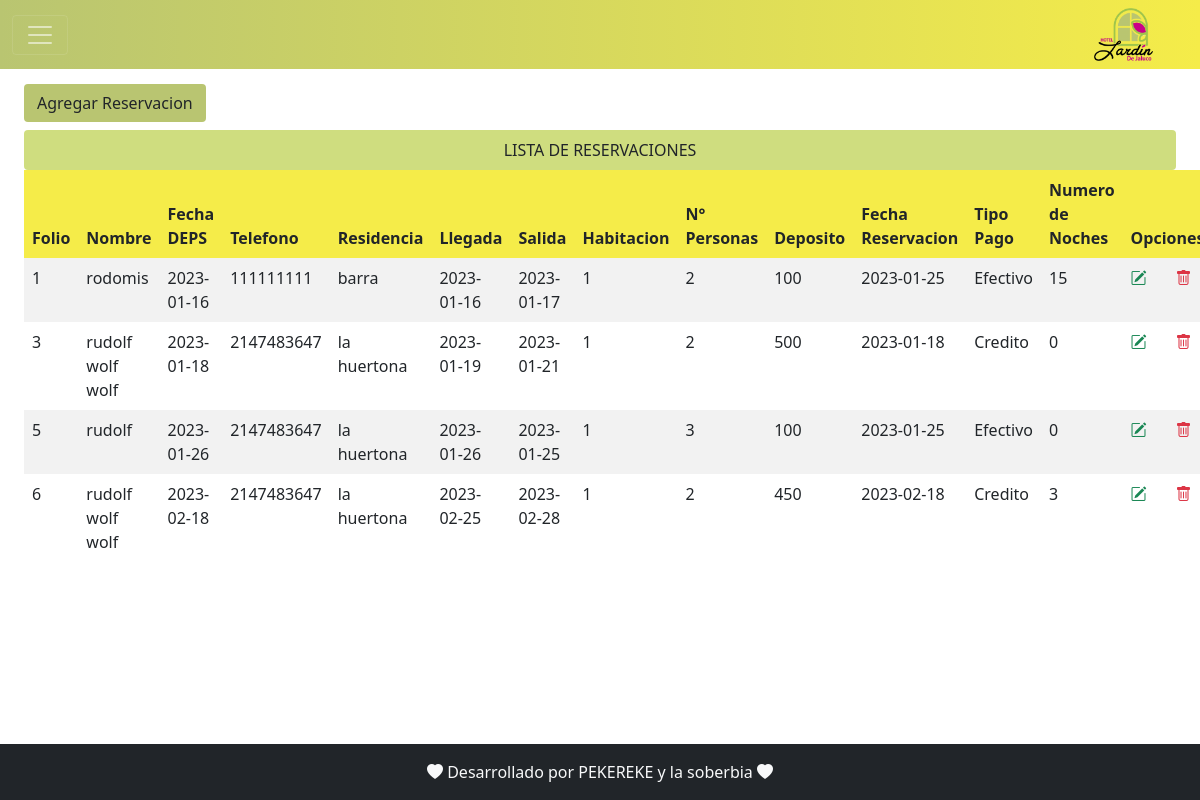
/vista.php, run on the app's committed database.
### tables this page shows
CREATE TABLE `reservaciones` (
  `idReservaciones` int(10) NOT NULL,
  `nombre` varchar(45) NOT NULL,
  `fecha_deps` date NOT NULL,
  `num_telefono` int(10) NOT NULL,
  `email` varchar(25) NOT NULL,
  `lugar_residencia` varchar(45) NOT NULL,
  `fecha_llegada` date NOT NULL,
  `fecha_salida` date NOT NULL,
  `habitacion_id` int(2) NOT NULL,
  `no_personas` int(2) NOT NULL,
  `deposito` int(6) NOT NULL,
  `fecha_reservacion` date NOT NULL,
  `tipo_pago` text NOT NULL,
  `no_folio` int(6) NOT NULL,
  `no_noches` int(2) NOT NULL
);

### vista.php (the view, shortened to what this page needs)
<?php include 'template/header.php' ?>
<?php
    include_once "model/conexion.php";
    $sentencia = $bd -> query("select * from reservaciones");
    $reservacion = $sentencia->fetchAll(PDO::FETCH_OBJ);
?>
<head>
    <link rel="stylesheet" href="css/styleGeneral.css">
</head>
<div class="margin_table">
    <div class="row">
        <div class="col-sm-12">
            <input type="button" onclick = "location='reservacion.php'" value = "Agregar Reservacion" class = "btn btn_general rounded" ></input>
            <div class="mt-2">
                <div class="table_title rounded p-2">LISTA DE RESERVACIONES</div>
                <div class="mx-auto">
                    <table class="table table-striped table-hover table-borderless">
                        <thead class="table_theme">
                            <tr>
                                <th scope="col">Folio</th>
                                <th scope="col">Nombre</th>
                                <th scope="col">Fecha DEPS</th>
                                <th scope="col">Telefono</th>
                                <th scope="col">Residencia</th>
                                <th scope="col">Llegada</th>
                                <th scope="col">Salida</th>
                                <th scope="col">Habitacion</th>
                                <th scope="col">N° Personas</th>
                                <th scope="col">Deposito</th>
                                <th scope="col">Fecha Reservacion</th>
                                <th scope="col">Tipo Pago</th>
                                <th scope="col">Numero de Noches</th>
                                <th scope="col" colspan="2">Opciones</th>
                            </tr>
                        </thead>
                        <tbody>
                            <?php
                                foreach($reservacion as $dato){
                            ?>
                             <tr>
                                <td scope="row"><?php echo $dato->no_folio; ?></td>
                                <td><?php echo $dato->nombre; ?></td>
                                <td><?php echo $dato->fecha_deps; ?></td>
                                <td><?php echo $dato->num_telefono; ?></td>
                                <td><?php echo $dato->lugar_residencia; ?></td>
                                <td><?php echo $dato->fecha_llegada; ?></td>
                                <td><?php echo $dato->fecha_salida; ?></td>
                                <td><?php echo $dato->habitacion_id; ?></td>
                                <td><?php echo $dato->no_personas; ?></td>
                                <td><?php echo $dato->deposito; ?></td>
                                <td><?php echo $dato->fecha_reservacion; ?></td>
                                <td><?php echo $dato->tipo_pago; ?></td>
                                <td><?php echo $dato->no_noches; ?></td>
                                <td><a class="text-success" href="editar.php?codigo=<?php echo $dato->idReservaciones; ?>"><i class="bi bi-pencil-square"></i></a></td>
                                <td><a onclick="return confirm('Estas seguro de eliminar?');" class="text-danger" href="eliminar.php?codigo=<?php echo $dato->idReservaciones; ?>"><i class="bi bi-trash"></i></a></td>
                            </tr>
                            <?php
                                }
                            ?>
                        </tbody>
                    </table>
                </div>
            </div>
        </div>
        <?php include 'template/footer.php' ?>

### css/styleGeneral.css (style rules this page uses)
.btn_general { background: rgb(185, 197, 113); }
.margin_table { margin-top: 7%; margin-left: 2%; margin-right: 2%; }
.table_theme { background: rgb(245, 236, 73); }
.table_title { background: rgb(207, 221, 127); width: 100%; text-align: center; }

### data on the page
reservaciones: no_folio "1", nombre "rodomis", fecha_deps "2023-01-16", num_telefono "111111111", lugar_residencia "barra", fecha_llegada "2023-01-16", fecha_salida "2023-01-17", habitacion "1", no_personas "2", deposito "100", fecha_reservacion "2023-01-25", tipo_pago "Efectivo", no_noches "15"
reservaciones: no_folio "3", nombre "rudolf wolf wolf", fecha_deps "2023-01-18", num_telefono "2147483647", lugar_residencia "la huertona", fecha_llegada "2023-01-19", fecha_salida "2023-01-21", habitacion "1", no_personas "2", deposito "500", fecha_reservacion "2023-01-18", tipo_pago "Credito", no_noches "0"
reservaciones: no_folio "5", nombre "rudolf", fecha_deps "2023-01-26", num_telefono "2147483647", lugar_residencia "la huertona", fecha_llegada "2023-01-26", fecha_salida "2023-01-25", habitacion "1", no_personas "3", deposito "100", fecha_reservacion "2023-01-25", tipo_pago "Efectivo", no_noches "0"
reservaciones: no_folio "6", nombre "rudolf wolf wolf", fecha_deps "2023-02-18", num_telefono "2147483647", lugar_residencia "la huertona", fecha_llegada "2023-02-25", fecha_salida "2023-02-28", habitacion "1", no_personas "2", deposito "450", fecha_reservacion "2023-02-18", tipo_pago "Credito", no_noches "3"
